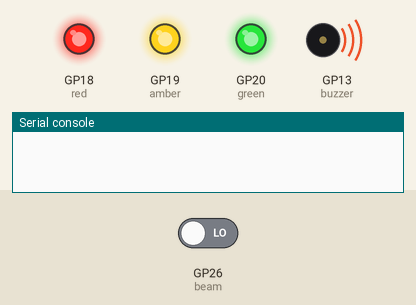
The program below on a simulated Raspberry Pi Pico running MicroPython. Parts: output pins drawn as LEDs (lit = HIGH), buzzer (waves = sounding), the last lines printed to the serial console. Inputs (shaded band) come from the test bench; at power-on: GP26 (beam) LOW. Random numbers come from a fixed seed. At 7.2 s the program stops and its outputs stay as they are.

Above: at 0.1 s.
At 1.1 s:
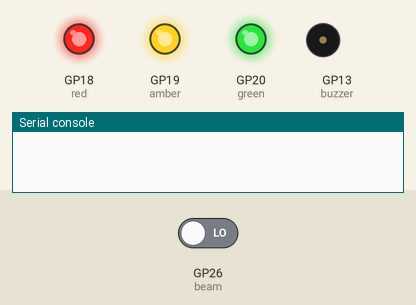
At 2.1 s:
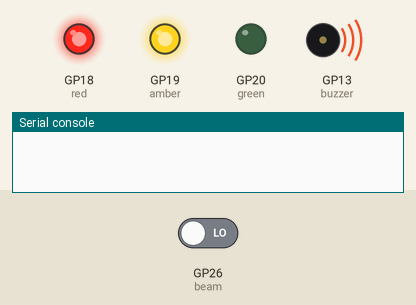
At 3.1 s:
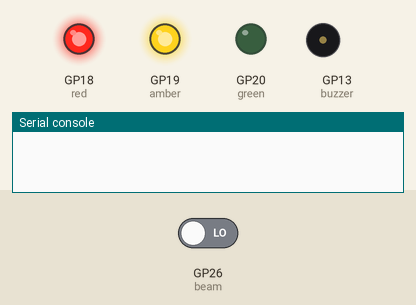
At 4.1 s:
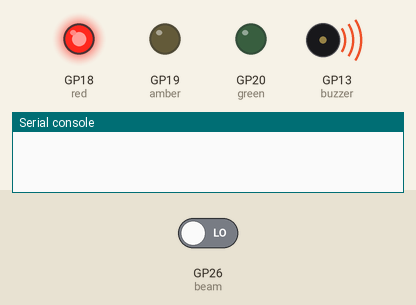
At 5.7 s:
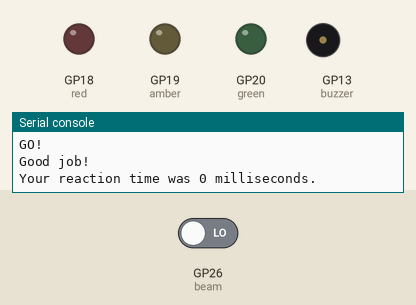
Timing chart, 0 to 7.2 s (numbered marks = the images above):
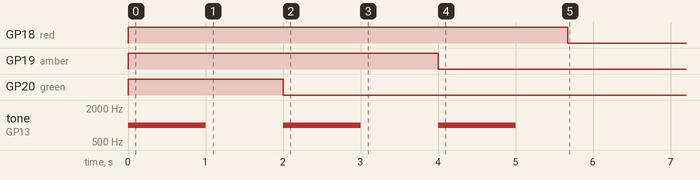

The program:

Reaction_speed_game.py
```python
from machine import Pin, PWM
import time, sys, random

beam = Pin(26, Pin.IN, Pin.PULL_DOWN)

buzzer = PWM(Pin(13))
buzzer.freq(1000)
buzzer.duty_u16(0)

red = Pin(18, Pin.OUT)
amber = Pin(19, Pin.OUT)
green = Pin(20, Pin.OUT)

def flash(red_value, amber_value, green_value, vol, length, delay):
    red.value(red_value)
    amber.value(amber_value)
    green.value(green_value)
    buzzer.duty_u16(vol)
    time.sleep(length)
    buzzer.duty_u16(0)
    time.sleep(delay)

start_time = 0
f1_reaction = 160

#print('Are you ready for the reaction game?')
#time.sleep(3)
#print('Tap the desk as quickly you can when the green light shows...')
#time.sleep(5)

randomstart = random.uniform(0, 5)

flash(1, 1, 1, 1000, 1, 1)
flash(1, 1, 0, 1000, 1, 1)
flash(1, 0, 0, 1000, 1, randomstart)
buzzer.freq(2000)
print('GO!')

start_time = time.ticks_ms()
red.value(0)
buzzer.duty_u16(1000)

while True:
    time.sleep(0.00000001)

    if beam.value() == 0:
        reactiontime = time.ticks_ms() - start_time
        f1_diff = reactiontime - f1_reaction
        buzzer.duty_u16(0)
        print('Good job!')
        print(f'Your reaction time was {reactiontime} milliseconds.')
        time.sleep(1.5)
        print(f'That is {f1_diff} milliseconds slower than Michael Schumacher')
        sys.exit()


        
```
